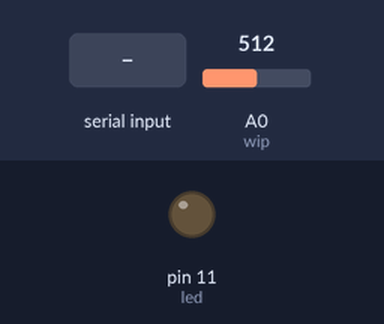
Bench run of a sketch on a simulated Arduino Uno, built with avr-gcc and run on an emulated ATmega328P. Parts: output pins drawn as LEDs (lit = HIGH). The inputs (shaded band) are chosen by the test bench; at power-on: A0 (wip) = 512.

Above: at 1.2 s.
1.3 s: byte 30 received over Serial
At 1.9 s:
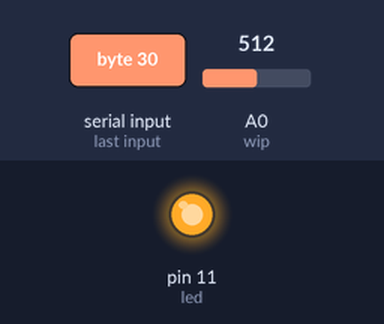
Timing chart, 0 to 4.3 s (numbered marks = the images above; inputs shaded):
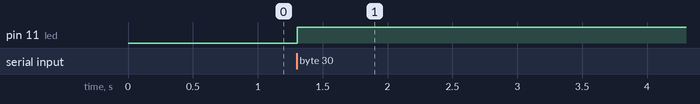

The sketch:

blueto.ino
```cpp
#include <SoftwareSerial.h>
#include <stdlib.h>

#define tx 2
#define rx 3
char ser = 0;
char ble = 0;
int wip = A0;

int led = 11;

SoftwareSerial HC06(tx, rx);

void setup() {
  Serial.begin(9600);
  HC06.begin(9600);

  pinMode(led, OUTPUT);
}

void HC06proc()
{
  if(Serial.available() > 0)
  {
    ser = Serial.read();
    HC06.write(ser);
    digitalWrite(led, HIGH);
  }
  if(HC06.available()>0)
  {
    ble =HC06.read();
    Serial.write(ble);
    digitalWrite(led, LOW);
  }
}

void loop() {
  int val = analogRead(wip);
  HC06proc();
  HC06.println(val);
}
```

Measured:
- after the input at 1.3 s, pin 11 (led): LOW → HIGH at once
